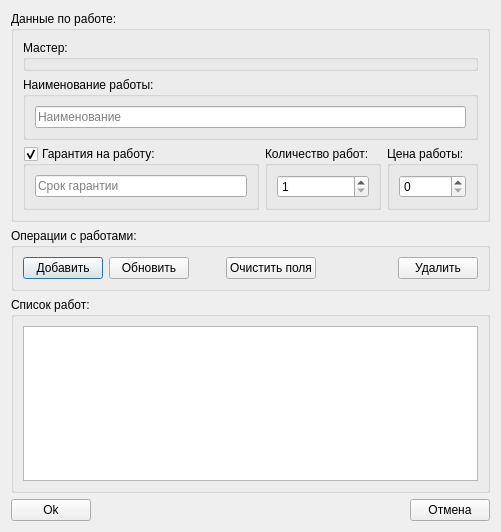
<?xml version="1.0" encoding="UTF-8"?>
<ui version="4.0">
 <class>JobListOnReceiptDialog</class>
 <widget class="QDialog" name="JobListOnReceiptDialog">
  <property name="geometry">
   <rect>
    <x>0</x>
    <y>0</y>
    <width>501</width>
    <height>532</height>
   </rect>
  </property>
  <property name="minimumSize">
   <size>
    <width>500</width>
    <height>400</height>
   </size>
  </property>
  <property name="windowTitle">
   <string>Управление списком работ</string>
  </property>
  <layout class="QGridLayout" name="gridLayout_8">
   <item row="0" column="0">
    <widget class="QGroupBox" name="groupBoxMainInformation">
     <property name="title">
      <string>Данные по работе:</string>
     </property>
     <layout class="QGridLayout" name="gridLayout_7">
      <item row="1" column="0">
       <widget class="QGroupBox" name="groupBoxCurrentEmployee">
        <property name="title">
         <string>Мастер:</string>
        </property>
        <property name="flat">
         <bool>true</bool>
        </property>
        <layout class="QVBoxLayout" name="verticalLayout">
         <property name="spacing">
          <number>6</number>
         </property>
         <property name="margin">
          <number>0</number>
         </property>
         <item>
          <widget class="QWidget" name="employeeWidget" native="true">
           <property name="sizePolicy">
            <sizepolicy hsizetype="MinimumExpanding" vsizetype="Preferred">
             <horstretch>0</horstretch>
             <verstretch>0</verstretch>
            </sizepolicy>
           </property>
           <property name="minimumSize">
            <size>
             <width>461</width>
             <height>0</height>
            </size>
           </property>
          </widget>
         </item>
        </layout>
       </widget>
      </item>
      <item row="3" column="0">
       <layout class="QHBoxLayout" name="horizontalLayout">
        <item>
         <widget class="QGroupBox" name="groupBoxGuarantee">
          <property name="whatsThis">
           <string>&lt;html&gt;&lt;head/&gt;&lt;body&gt;&lt;p&gt;Есть ли гарантия на выполненную работу, если есть, то необходимо указать срок гарантии.&lt;/p&gt;&lt;/body&gt;&lt;/html&gt;</string>
          </property>
          <property name="title">
           <string>Гарантия на работу:</string>
          </property>
          <property name="flat">
           <bool>true</bool>
          </property>
          <property name="checkable">
           <bool>true</bool>
          </property>
          <layout class="QGridLayout" name="gridLayout">
           <item row="0" column="0">
            <widget class="QLineEdit" name="lineEditGuarantee">
             <property name="placeholderText">
              <string>Срок гарантии</string>
             </property>
            </widget>
           </item>
          </layout>
         </widget>
        </item>
        <item>
         <widget class="QGroupBox" name="groupBoxQuantity">
          <property name="title">
           <string>Количество работ:</string>
          </property>
          <property name="flat">
           <bool>true</bool>
          </property>
          <layout class="QGridLayout" name="gridLayout_3">
           <item row="0" column="0">
            <widget class="QSpinBox" name="spinBoxQuantity">
             <property name="minimum">
              <number>1</number>
             </property>
             <property name="maximum">
              <number>9999</number>
             </property>
            </widget>
           </item>
          </layout>
         </widget>
        </item>
        <item>
         <widget class="QGroupBox" name="groupBoxPrice">
          <property name="title">
           <string>Цена работы:</string>
          </property>
          <property name="flat">
           <bool>true</bool>
          </property>
          <layout class="QGridLayout" name="gridLayout_5">
           <item row="0" column="0">
            <widget class="QSpinBox" name="spinBoxPrice">
             <property name="maximum">
              <number>1000000</number>
             </property>
            </widget>
           </item>
          </layout>
         </widget>
        </item>
       </layout>
      </item>
      <item row="2" column="0">
       <widget class="QGroupBox" name="groupBoxName">
        <property name="title">
         <string>Наименование работы:</string>
        </property>
        <property name="flat">
         <bool>true</bool>
        </property>
        <layout class="QGridLayout" name="gridLayout_6">
         <item row="0" column="0">
          <widget class="QLineEdit" name="lineEditJobName">
           <property name="placeholderText">
            <string>Наименование</string>
           </property>
          </widget>
         </item>
        </layout>
       </widget>
      </item>
     </layout>
    </widget>
   </item>
   <item row="1" column="0">
    <widget class="QGroupBox" name="groupBoxJobOperations">
     <property name="title">
      <string>Операции с работами:</string>
     </property>
     <property name="flat">
      <bool>true</bool>
     </property>
     <layout class="QGridLayout" name="gridLayout_2">
      <item row="0" column="0">
       <widget class="QPushButton" name="pushButtonAddJob">
        <property name="text">
         <string>Добавить</string>
        </property>
       </widget>
      </item>
      <item row="0" column="4">
       <spacer name="horizontalSpacer">
        <property name="orientation">
         <enum>Qt::Horizontal</enum>
        </property>
        <property name="sizeHint" stdset="0">
         <size>
          <width>84</width>
          <height>20</height>
         </size>
        </property>
       </spacer>
      </item>
      <item row="0" column="1">
       <widget class="QPushButton" name="pushButtonUpdateJob">
        <property name="text">
         <string>Обновить</string>
        </property>
       </widget>
      </item>
      <item row="0" column="5">
       <widget class="QPushButton" name="pushButtonDeleteJob">
        <property name="text">
         <string>Удалить</string>
        </property>
       </widget>
      </item>
      <item row="0" column="2">
       <spacer name="horizontalSpacer_3">
        <property name="orientation">
         <enum>Qt::Horizontal</enum>
        </property>
        <property name="sizeHint" stdset="0">
         <size>
          <width>40</width>
          <height>20</height>
         </size>
        </property>
       </spacer>
      </item>
      <item row="0" column="3">
       <widget class="QPushButton" name="pushButtonClearField">
        <property name="text">
         <string>Очистить поля</string>
        </property>
       </widget>
      </item>
     </layout>
    </widget>
   </item>
   <item row="2" column="0">
    <widget class="QGroupBox" name="groupBoxJobList">
     <property name="title">
      <string>Список работ:</string>
     </property>
     <property name="flat">
      <bool>true</bool>
     </property>
     <layout class="QGridLayout" name="gridLayout_4">
      <item row="0" column="0">
       <widget class="QTableView" name="tableViewJobs">
        <property name="horizontalScrollBarPolicy">
         <enum>Qt::ScrollBarAlwaysOff</enum>
        </property>
        <property name="editTriggers">
         <set>QAbstractItemView::DoubleClicked</set>
        </property>
        <property name="alternatingRowColors">
         <bool>true</bool>
        </property>
        <property name="selectionMode">
         <enum>QAbstractItemView::SingleSelection</enum>
        </property>
        <property name="selectionBehavior">
         <enum>QAbstractItemView::SelectRows</enum>
        </property>
        <property name="showGrid">
         <bool>true</bool>
        </property>
        <attribute name="horizontalHeaderDefaultSectionSize">
         <number>70</number>
        </attribute>
        <attribute name="horizontalHeaderMinimumSectionSize">
         <number>10</number>
        </attribute>
        <attribute name="horizontalHeaderStretchLastSection">
         <bool>true</bool>
        </attribute>
        <attribute name="verticalHeaderVisible">
         <bool>false</bool>
        </attribute>
        <attribute name="verticalHeaderDefaultSectionSize">
         <number>20</number>
        </attribute>
        <attribute name="verticalHeaderMinimumSectionSize">
         <number>15</number>
        </attribute>
       </widget>
      </item>
     </layout>
    </widget>
   </item>
   <item row="3" column="0">
    <layout class="QHBoxLayout" name="horizontalLayout_2">
     <item>
      <widget class="QPushButton" name="pushButtonOK">
       <property name="text">
        <string>Ok</string>
       </property>
      </widget>
     </item>
     <item>
      <spacer name="horizontalSpacer_4">
       <property name="orientation">
        <enum>Qt::Horizontal</enum>
       </property>
       <property name="sizeHint" stdset="0">
        <size>
         <width>40</width>
         <height>20</height>
        </size>
       </property>
      </spacer>
     </item>
     <item>
      <widget class="QPushButton" name="pushButtonCancel">
       <property name="text">
        <string>Отмена</string>
       </property>
      </widget>
     </item>
    </layout>
   </item>
  </layout>
 </widget>
 <tabstops>
  <tabstop>lineEditJobName</tabstop>
  <tabstop>spinBoxPrice</tabstop>
  <tabstop>groupBoxGuarantee</tabstop>
  <tabstop>lineEditGuarantee</tabstop>
  <tabstop>spinBoxQuantity</tabstop>
  <tabstop>pushButtonAddJob</tabstop>
  <tabstop>pushButtonUpdateJob</tabstop>
  <tabstop>pushButtonClearField</tabstop>
  <tabstop>pushButtonDeleteJob</tabstop>
  <tabstop>pushButtonOK</tabstop>
  <tabstop>pushButtonCancel</tabstop>
  <tabstop>tableViewJobs</tabstop>
 </tabstops>
 <resources/>
 <connections/>
</ui>
